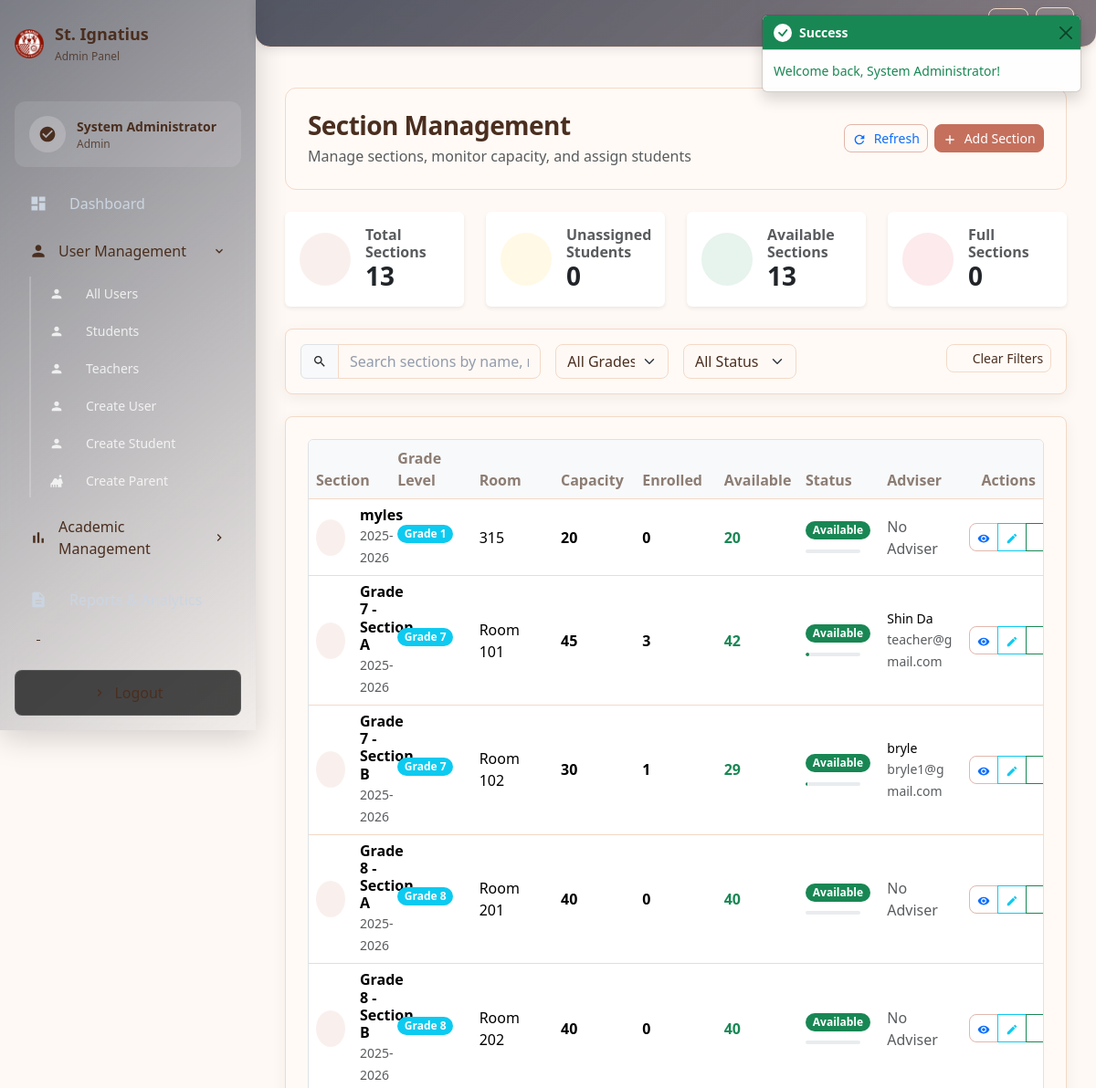
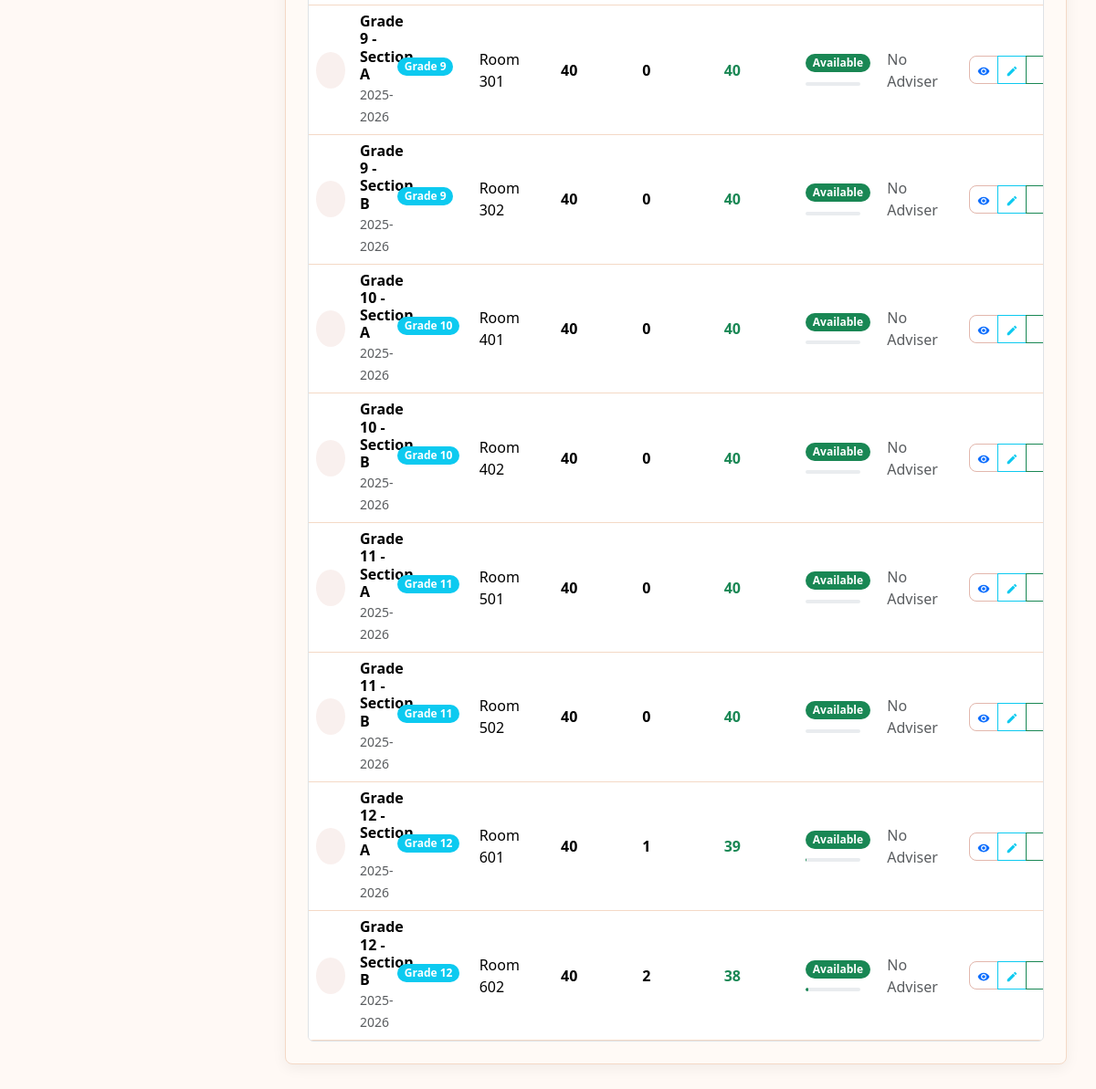
Screenshot of /admin/sections (signed in) with the database file from the repository (2 pictures, top to bottom).
### tables this page shows
CREATE TABLE `sections` (
  `id` int(10) UNSIGNED NOT NULL,
  `name` varchar(100) NOT NULL,
  `grade_level` tinyint(3) UNSIGNED NOT NULL,
  `room` varchar(50) DEFAULT NULL,
  `max_students` int(11) DEFAULT 50,
  `school_year` varchar(10) NOT NULL DEFAULT '2025-2026',
  `adviser_id` int(10) UNSIGNED DEFAULT NULL,
  `description` text DEFAULT NULL,
  `is_active` tinyint(1) DEFAULT 1,
  `created_at` timestamp NOT NULL DEFAULT current_timestamp()
);

CREATE TABLE `users` (
  `id` int(10) UNSIGNED NOT NULL,
  `role` enum('admin','teacher','adviser','student','parent') NOT NULL,
  `email` varchar(191) NOT NULL,
  `password_hash` varchar(255) NOT NULL,
  `name` varchar(191) NOT NULL,
  `phone` varchar(20) DEFAULT NULL,
  `address` text DEFAULT NULL,
  `created_at` timestamp NOT NULL DEFAULT current_timestamp(),
  `updated_at` timestamp NOT NULL DEFAULT current_timestamp() ON UPDATE current_timestamp(),
  `status` enum('pending','active','suspended') DEFAULT 'pending',
  `requested_role` enum('admin','teacher','adviser','student','parent') DEFAULT NULL,
  `approved_by` int(10) UNSIGNED DEFAULT NULL,
  `approved_at` timestamp NULL DEFAULT NULL,
  `linked_student_user_id` int(10) UNSIGNED DEFAULT NULL,
  `parent_relationship` enum('father','mother','guardian','grandparent','other') DEFAULT NULL
);

### app/Controllers/AdminController.php (called while the page is built, shortened)
<?php
class AdminController extends Controller
{
    public function sections(): void
    {
        $user = Session::get('user');
        $config = require BASE_PATH . DIRECTORY_SEPARATOR . 'config' . DIRECTORY_SEPARATOR . 'config.php';
        $pdo = Database::connection($config['database']);
        try {
            $stmt = $pdo->prepare('
                SELECT
                    s.id,
                    s.name,
                    s.grade_level,
                    s.room,
                    s.max_students,
                    s.school_year,
                    s.is_active,
                    s.created_at,
                    s.description,
                    COUNT(DISTINCT st.id) as enrolled_students,
                    u.name as adviser_name,
                    u.email as adviser_email,
                    s.adviser_id,
                    CASE
                        WHEN COUNT(DISTINCT st.id) >= s.max_students THEN "full"
                        WHEN COUNT(DISTINCT st.id) >= s.max_students * 0.8 THEN "nearly_full"
                        ELSE "available"
                    END as status
                FROM sections s
                LEFT JOIN students st ON st.section_id = s.id AND (st.status = "enrolled" OR st.status IS NULL)
                LEFT JOIN users u ON s.adviser_id = u.id
                WHERE s.is_active = 1
                GROUP BY s.id, s.name, s.grade_level, s.room, s.max_students, s.school_year, s.is_active, s.created_at, s.description, u.name, u.email, s.adviser_id
                ORDER BY s.school_year DESC, s.grade_level, s.name
            ');
            $stmt->execute();
            $sections = $stmt->fetchAll(PDO::FETCH_ASSOC);
            $stmt = $pdo->prepare('
                SELECT COUNT(*) as count
                FROM students s
                WHERE s.section_id IS NULL
            ');
            $stmt->execute();
            $unassignedCount = $stmt->fetch(PDO::FETCH_ASSOC)['count'];
            $stmt = $pdo->prepare('
                SELECT u.id, u.name, u.email, u.role, t.is_adviser
                FROM users u
                LEFT JOIN teachers t ON u.id = t.user_id
                WHERE (u.role = "teacher" OR u.role = "adviser") AND u.status = "active"
                ORDER BY u.name
            ');
            $stmt->execute();
            $teachers = $stmt->fetchAll(PDO::FETCH_ASSOC);
            $this->view->render('admin/sections', [
                'title' => 'Section Management',
                'user' => $user,
                'activeNav' => 'sections',
                'sections' => $sections,
                'unassignedCount' => $unassignedCount,
                'teachers' => $teachers,
                'csrf_token' => \Helpers\Csrf::generateToken(),
            ], 'layouts/dashboard');
        } catch (\Exception $e) {
            \Helpers\ErrorHandler::internalServerError('Failed to load sections: ' . $e->getMessage());
        }
    }
}

### app/bootstrap.php (called while the page is built, shortened)
<?php
$router = new Core\Router();
$router->dispatch($_SERVER['REQUEST_METHOD'] ?? 'GET', $_SERVER['REQUEST_URI'] ?? '/');

### public/index.php (called while the page is built, shortened)
<?php
require_once APP_PATH . DIRECTORY_SEPARATOR . 'bootstrap.php';

### resources/views/admin/sections.php (the view, shortened to what this page needs)
<?php
$sections = $sections ?? [];
$unassignedCount = $unassignedCount ?? 0;
?>
<div class="dashboard-header mb-4">
  <div class="d-flex justify-content-between align-items-center">
    <div>
      <h1 class="h3 fw-bold mb-1">Section Management</h1>
      <p class="text-muted mb-0">Manage sections, monitor capacity, and assign students</p>
    </div>
    <div class="d-flex gap-2">
      <button type="button" class="btn btn-outline-primary btn-sm" onclick="refreshSectionData()">
        <svg width="16" height="16" fill="currentColor">
          <use href="#icon-refresh"></use>
        </svg>
        <span class="d-none d-md-inline ms-1">Refresh</span>
      </button>
      <button type="button" class="btn btn-primary btn-sm" data-bs-toggle="modal" data-bs-target="#createSectionModal">
        <svg width="16" height="16" fill="currentColor">
          <use href="#icon-plus"></use>
        </svg>
        <span class="d-none d-md-inline ms-1">Add Section</span>
      </button>
    </div>
  </div>
</div>
<div class="row mb-4">
  <div class="col-md-3">
    <div class="card border-0 shadow-sm">
      <div class="card-body">
        <div class="d-flex align-items-center">
          <div class="flex-shrink-0">
            <div class="bg-primary bg-opacity-10 rounded-circle p-3">
              <svg width="24" height="24" fill="currentColor" class="text-primary">
                <use href="#icon-graduation-cap"></use>
              </svg>
            </div>
          </div>
          <div class="flex-grow-1 ms-3">
            <h6 class="text-muted mb-0">Total Sections</h6>
            <h3 class="mb-0 fw-bold" id="totalSections"><?= count($sections) ?></h3>
          </div>
        </div>
      </div>
    </div>
  </div>
  <div class="col-md-3">
    <div class="card border-0 shadow-sm">
      <div class="card-body">
        <div class="d-flex align-items-center">
          <div class="flex-shrink-0">
            <div class="bg-warning bg-opacity-10 rounded-circle p-3">
              <svg width="24" height="24" fill="currentColor" class="text-warning">
                <use href="#icon-users"></use>
              </svg>
            </div>
          </div>
          <div class="flex-grow-1 ms-3">
            <h6 class="text-muted mb-0">Unassigned Students</h6>
            <h3 class="mb-0 fw-bold" id="unassignedStudents"><?= $unassignedCount ?></h3>
          </div>
        </div>
      </div>
    </div>
  </div>
  <div class="col-md-3">
    <div class="card border-0 shadow-sm">
      <div class="card-body">
        <div class="d-flex align-items-center">
          <div class="flex-shrink-0">
            <div class="bg-success bg-opacity-10 rounded-circle p-3">
              <svg width="24" height="24" fill="currentColor" class="text-success">
                <use href="#icon-check-circle"></use>
              </svg>
            </div>
          </div>
          <div class="flex-grow-1 ms-3">
            <h6 class="text-muted mb-0">Available Sections</h6>
            <h3 class="mb-0 fw-bold" id="availableSections">
              <?= count(array_filter($sections, fn($s) => $s['status'] === 'available')) ?>
            </h3>
          </div>
        </div>
      </div>
    </div>
  </div>
  <div class="col-md-3">
    <div class="card border-0 shadow-sm">
      <div class="card-body">
        <div class="d-flex align-items-center">
          <div class="flex-shrink-0">
            <div class="bg-danger bg-opacity-10 rounded-circle p-3">
              <svg width="24" height="24" fill="currentColor" class="text-danger">
                <use href="#icon-x-circle"></use>
              </svg>
            </div>
          </div>
          <div class="flex-grow-1 ms-3">
            <h6 class="text-muted mb-0">Full Sections</h6>
            <h3 class="mb-0 fw-bold" id="fullSections">
              <?= count(array_filter($sections, fn($s) => $s['status'] === 'full')) ?>
            </h3>
          </div>
        </div>
      </div>
    </div>
  </div>
</div>
<div class="surface p-3 mb-4">
  <div class="row g-3">
    <div class="col-md-4">
      <div class="input-group">
        <span class="input-group-text">
          <svg width="16" height="16" fill="currentColor">
            <use href="#icon-search"></use>
          </svg>
        </span>
        <input type="text" class="form-control" id="searchInput" placeholder="Search sections by name, room, or grade level...">
      </div>
    </div>
    <div class="col-md-2">
      <select class="form-select" id="gradeFilter">
        <option value="">All Grades</option>
      </select>
    </div>
    <div class="col-md-2">
      <select class="form-select" id="statusFilter">
        <option value="">All Status</option>
      </select>
    </div>
    <div class="col-md-4 text-end">
      <button type="button" class="btn btn-outline-secondary btn-sm" onclick="clearFilters()">
        <svg width="16" height="16" fill="currentColor">
          <use href="#icon-x"></use>
        </svg>
        Clear Filters
      </button>
    </div>
  </div>
</div>
<div class="surface p-4">
  <?php if (empty($sections)): ?>
    <div class="text-center py-5">
      <svg width="64" height="64" fill="currentColor" class="text-muted mb-3">
        <use href="#icon-graduation-cap"></use>
      </svg>
      <h5 class="text-muted">No Sections Found</h5>
      <p class="text-muted">Start by creating your first section.</p>
      <button type="button" class="btn btn-primary" data-bs-toggle="modal" data-bs-target="#createSectionModal">
        <svg width="16" height="16" fill="currentColor" class="me-2">
          <use href="#icon-plus"></use>
        </svg>
        Add Section
      </button>
    </div>
  <?php else: ?>
    <div class="table-responsive">
      <table class="table table-hover mb-0" id="sectionsTable">
        <thead class="table-light">
          <tr>
            <th>Section</th>
            <th>Grade Level</th>
            <th>Room</th>
            <th>Capacity</th>
            <th>Enrolled</th>
            <th>Available</th>
            <th>Status</th>
            <th>Adviser</th>
            <th class="text-end">Actions</th>
          </tr>
        </thead>
        <tbody>
          <?php foreach ($sections as $section): ?>
            <?php
              $enrolled = (int)$section['enrolled_students'];
              $max = (int)$section['max_students'];
              $available = $max - $enrolled;
              $percentage = $max > 0 ? ($enrolled / $max) * 100 : 0;
              $statusClass = 'bg-success';
              $statusText = 'Available';
            ?>
            <tr data-section-id="<?= $section['id'] ?>"
                data-grade="<?= $section['grade_level'] ?>"
                data-status="<?= $section['status'] ?>">
              <td>
                <div class="d-flex align-items-center">
                  <div class="bg-primary bg-opacity-10 rounded-circle p-2 me-3">
                    <svg width="16" height="16" fill="currentColor" class="text-primary">
                      <use href="#icon-graduation-cap"></use>
                    </svg>
                  </div>
                  <div>
                    <h6 class="mb-0 fw-semibold"><?= htmlspecialchars($section['name']) ?></h6>
                    <small class="text-muted"><?= htmlspecialchars($section['school_year']) ?></small>
                  </div>
                </div>
              </td>
              <td>
                <span class="badge bg-info">Grade <?= $section['grade_level'] ?></span>
              </td>
              <td>
                <?= htmlspecialchars($section['room'] ?? 'N/A') ?>
              </td>
              <td>
                <span class="fw-semibold"><?= $max ?></span>
              </td>
              <td>
                <span class="fw-semibold"><?= $enrolled ?></span>
              </td>
              <td>
                <span class="fw-semibold <?= $available <= 0 ? 'text-danger' : 'text-success' ?>">
                  <?= $available ?>
                </span>
              </td>
              <td>
                <span class="badge <?= $statusClass ?>"><?= $statusText ?></span>
                <div class="progress mt-1" style="height: 4px; width: 60px;">
                  <div class="progress-bar <?= $statusClass === 'bg-danger' ? 'bg-danger' : ($statusClass === 'bg-warning' ? 'bg-warning' : 'bg-success') ?>"
                       role="progressbar"
                       style="width: <?= min(100, $percentage) ?>%"></div>
                </div>
              </td>
              <td>
                <?php if ($section['adviser_name']): ?>
                  <div>
                    <small class="d-block"><?= htmlspecialchars($section['adviser_name']) ?></small>
                    <small class="text-muted"><?= htmlspecialchars($section['adviser_email']) ?></small>
                  </div>
                <?php else: ?>
                  <span class="text-muted">No Adviser</span>
                <?php endif; ?>
              </td>
              <td class="text-end">
                <div class="btn-group" role="group">
                  <button type="button" class="btn btn-sm btn-outline-primary action-view-details"
                          data-section-id="<?= $section['id'] ?>"
                          title="View Details">
                    <svg width="14" height="14" fill="currentColor">
                      <use href="#icon-eye"></use>
                    </svg>
                  </button>
                  <button type="button" class="btn btn-sm btn-outline-info action-edit-capacity"
                          data-section-id="<?= $section['id'] ?>"
                          data-max-students="<?= $section['max_students'] ?>"
                          data-enrolled="<?= $enrolled ?>"
                          title="Edit Capacity">
                    <svg width="14" height="14" fill="currentColor">
                      <use href="#icon-edit"></use>
                    </svg>
                  </button>
                  <button type="button" class="btn btn-sm btn-outline-success action-assign-student"
                          data-section-id="<?= $section['id'] ?>"
                          data-section-name="<?= htmlspecialchars($section['name'], ENT_QUOTES, 'UTF-8') ?>"
                          title="Assign Student"
                          <?= $section['status'] === 'full' ? 'disabled' : '' ?>>
                    <svg width="14" height="14" fill="currentColor">
                      <use href="#icon-user-plus"></use>
                    </svg>
                  </button>
                </div>
              </td>
            </tr>
          <?php endforeach; ?>
        </tbody>
      </table>
    </div>
  <?php endif; ?>
</div>

### rows the page displays
sections: name "myles", school_year "2025-2026", grade_level "1", room "315", max_students "20", enrolled "0", statusText "Available", shows "No Adviser"
sections: name "Grade 7 - Section A", school_year "2025-2026", grade_level "7", room "Room 101", max_students "45", enrolled "3", available "42", statusText "Available", min(100, $percentage) 6.6666666666667 (drawn), users.name "Shin Da", users.email "teacher@gmail.com"
sections: name "Grade 7 - Section B", school_year "2025-2026", grade_level "7", room "Room 102", max_students "30", enrolled "1", available "29", statusText "Available", min(100, $percentage) 3.3333333333333 (drawn), users.name "bryle", users.email "bryle1@gmail.com"
sections: name "Grade 8 - Section A", school_year "2025-2026", grade_level "8", room "Room 201", max_students "40", enrolled "0", statusText "Available", shows "No Adviser"
sections: name "Grade 8 - Section B", school_year "2025-2026", grade_level "8", room "Room 202", max_students "40", enrolled "0", statusText "Available", shows "No Adviser"
sections: name "Grade 9 - Section A", school_year "2025-2026", grade_level "9", room "Room 301", max_students "40", enrolled "0", statusText "Available", shows "No Adviser"
sections: name "Grade 9 - Section B", school_year "2025-2026", grade_level "9", room "Room 302", max_students "40", enrolled "0", statusText "Available", shows "No Adviser"
sections: name "Grade 10 - Section A", school_year "2025-2026", grade_level "10", room "Room 401", max_students "40", enrolled "0", statusText "Available", shows "No Adviser"
sections: name "Grade 10 - Section B", school_year "2025-2026", grade_level "10", room "Room 402", max_students "40", enrolled "0", statusText "Available", shows "No Adviser"
sections: name "Grade 11 - Section A", school_year "2025-2026", grade_level "11", room "Room 501", max_students "40", enrolled "0", statusText "Available", shows "No Adviser"
sections: name "Grade 11 - Section B", school_year "2025-2026", grade_level "11", room "Room 502", max_students "40", enrolled "0", statusText "Available", shows "No Adviser"
sections: name "Grade 12 - Section A", school_year "2025-2026", grade_level "12", room "Room 601", max_students "40", enrolled "1", available "39", statusText "Available", shows "No Adviser"
sections: name "Grade 12 - Section B", school_year "2025-2026", grade_level "12", room "Room 602", max_students "40", enrolled "2", available "38", statusText "Available", min(100, $percentage) 5 (drawn), shows "No Adviser"

### other values shown
$role "Admin"
$user['name'] "System Administrator"
count($sections) "13"
$unassignedCount "0"
count(array_filter($sections, fn($s) => $s['status'] === 'available')) "13"
count(array_filter($sections, fn($s) => $s['status'] === 'full')) "0"
